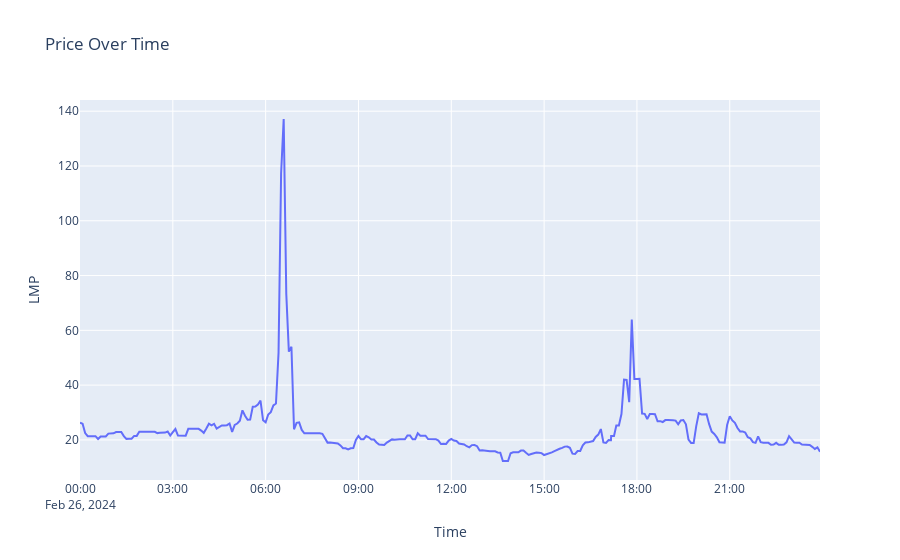

The notebook cell this image was saved under:
### Markdown cell above
# Exploring Grid Flexibility

This data exploration is inspired by Saul Griffith's Electrify: "Electrifying the whole household roughly triples the amount of electricity it requires...While this might initially seem like a problem, adding thermal loads and connecting electric vehicles to the house provides greater opportunity for these machines to take turns sucking up some sunshine." (p.88)

As an engineer learning about the energy space, the goal of this project is to faciliate conversations with folks who are dealing with these problems in their day-to-day work, and to start digging into some of the freely available data and simple algorithms we can apply to them.

The final "allocated resources" chart is inspired by Griffith's flexible load profile chart on page 89. I attempt to get close to it algorithmically, by following these steps:

1. Obtain and chart price data for a given day in New York's Genese region
2. Average out the price in one-hour "chunks" - as the data is orginally in 5 minute intervals
3. Create a list of energy resources with corresponding number of hours energy it needs
4. Write a simple algorithm that selects the lowest-cost chunks of time for each resource taking its priority into account
5. Chart the "allocated resource" results - expectation is that the higher cost hour-chunks remain unallocated

### Code cell
import gridstatus
import plotly.express as px
import numpy as np
import pandas as pd
import plotly.graph_objects as go
from IPython.display import display
from operator import itemgetter

def get_nyiso_price_data_by_location(date, location):
    nyiso = gridstatus.NYISO()
    lmp = nyiso.get_lmp(date=date, market="REAL_TIME_5_MIN")
    lmp_col_subset = lmp[["Time", "Location", "LMP"]]
    lmp_subset_filtered = lmp_col_subset[lmp_col_subset["Location"] == location]
    return lmp_subset_filtered

price_data_by_location = get_nyiso_price_data_by_location("February 26, 2024", "GENESE");

fig = px.line(price_data_by_location, x="Time", y="LMP", title="Price Over Time")
fig.show()

### Figure 1 — Plotly figure (JSON) as saved in the notebook; plotly's stock layout.template omitted (floating-point values rounded to 4 significant figures; data arrays with more than 128 entries replaced by an {"elided": "..."} marker saying what was removed)
{"data": [{"hovertemplate": "Time=%{x}<br>LMP=%{y}<extra></extra>", "legendgroup": "", "line": {"color": "#636efa", "dash": "solid"}, "marker": {"symbol": "circle"}, "mode": "lines", "name": "", "orientation": "v", "showlegend": false, "type": "scatter", "x": {"elided": "291 str values"}, "xaxis": "x", "y": {"elided": "291 float values"}, "yaxis": "y"}], "layout": {"autosize": true, "legend": {"tracegroupgap": 0}, "title": {"text": "Price Over Time"}, "xaxis": {"anchor": "y", "autorange": true, "domain": [0, 1], "range": ["2024-02-26", "2024-02-26 23:55"], "title": {"text": "Time"}, "type": "date"}, "yaxis": {"anchor": "x", "autorange": true, "domain": [0, 1], "range": [5.364, 144.1], "title": {"text": "LMP"}, "type": "linear"}}}
